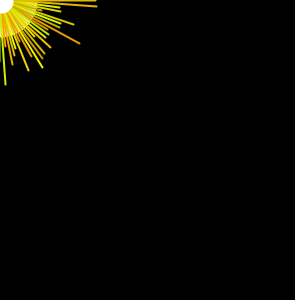
Frame 1 (no input)
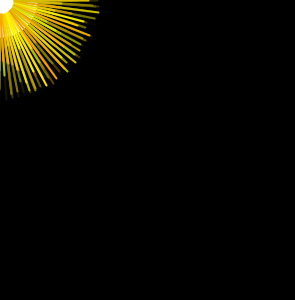
Frame 60 (the mouse pressed at the canvas centre just before this capture)
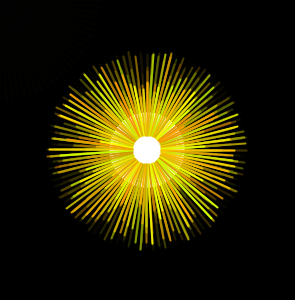
Frame 120 (the mouse held since frame 60 and released just before this capture)

The Processing sketch that drew these frames (run headless with seeded random() and noise(); from frame 60 on, the mouse is pressed at the canvas centre):

// Processing sketch: processing_117229
// ── processing_117229.pde

int nd;
void setup(){
  size(295,300);
  background(0);
  smooth();
  frameRate(15);
  cursor(CROSS);
}
void draw(){
  noStroke();
  fill(0,50);
  rect(0,0,width,height);
  fill(255);
  strokeWeight(2);
  nd=100;
  float ad=TWO_PI/nd;
  translate(mouseX,mouseY);
  ellipse(0,0,height/4,height/4
  );
  for(int i=0; i<nd; i++){
    rotate(ad);
    stroke(random(200,255),random(150,255),0);
    line(height/20,0,random(height/7,height/3),0);
  }
}
